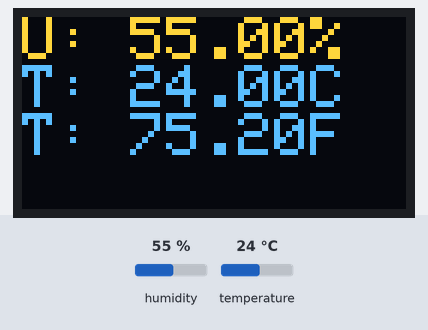
Simulated run of this sketch. Board: Arduino Mega 2560, built with avr-gcc and run on an emulated ATmega2560. On the bench: 128×64 one-colour display. Inputs (shaded band) come from the test bench; at power-on: humidity 55 %, temperature 24 °C. The OLED is the two-colour kind (top 16 rows yellow); what the sketch prints to the serial monitor is not drawn.

Above: at 5.9 s.
6.0 s: humidity set to 22 %
At 11.5 s:
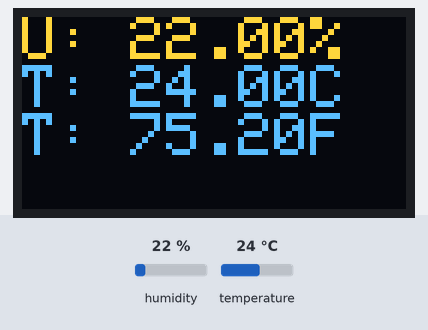
12.1 s: temperature set to 12 °C
At 16.0 s:
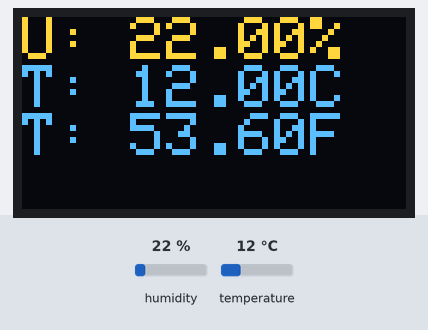
18.2 s: humidity set to 40 %
At 21.8 s:
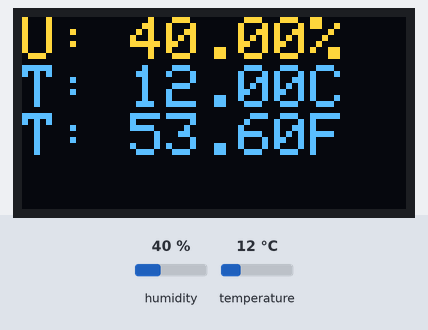
24.3 s: temperature set to 19 °C
At 26.3 s:
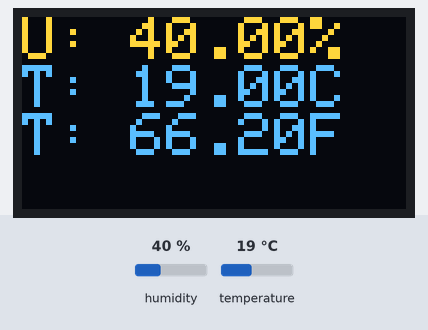
Timing chart, 0 to 27.8 s (numbered marks = the images above; inputs shaded):
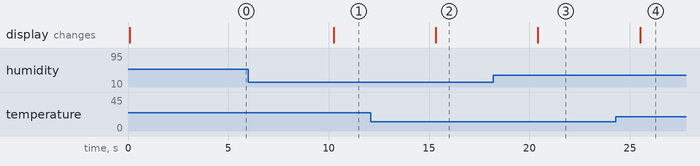

The sketch:

dht22_display_oled.ino
```cpp
#include <Wire.h>
#include <Adafruit_GFX.h>
#include <Adafruit_SSD1306.h>
#include <DHT.h>

#define DHT11_PIN  23 // pin GPIO23 dell'ESP collegato al pin DATDA del DHT11

DHT dht11(DHT11_PIN, DHT11);

#define OLED_ADDR   0x3C
Adafruit_SSD1306 display(128, 64, &Wire, -1);

void setup() {
  Serial.begin(9600);
  dht11.begin(); // inizializza il sensore DHT11
}

void loop() {
  // lettura valore umidità
  float umidita  = dht11.readHumidity();
  // lettura valore temperatura in gradi Celsius
  float temperaturaC = dht11.readTemperature();
  // lettura valore temperatura in gradi Fahrenheit
  float temperaturaF = dht11.readTemperature(true);

  // controllo che la lettura dei valori sia andata a buon fine
  if ( isnan(temperaturaC) || isnan(temperaturaF) || isnan(umidita)) {
    Serial.println("Sensore DHT11 non trovato!");
  } else {
    display.begin(SSD1306_SWITCHCAPVCC, OLED_ADDR);
    display.clearDisplay();
    display.setTextColor(WHITE);
    display.setTextSize(2);
    display.setCursor(0, 0);

    display.print("U: ");
    display.print(umidita);
    display.println("%");
    display.print("T: ");
    display.print(temperaturaC);
    display.println("C");
    display.print("T: ");
    display.print(temperaturaF);
    display.print("F");
    display.display();

    Serial.print("UMIDITA': ");
    Serial.print(umidita);
    Serial.print("%");

    Serial.print(" | ");

    Serial.print("TEMPERATURA: ");
    Serial.print(temperaturaC);
    Serial.print("°C  ~  ");
    Serial.print(temperaturaF);
    Serial.println("°F");
  }

  // pausa di 5 secondi prima di una rilettura
  delay(5000);
}
```

Measured:
- after the input at 6.0 s, the display: changes after 4.3 s (image 1)
- after the input at 12.1 s, the display: changes after 3.2 s (image 2)
- after the input at 18.2 s, the display: changes after 2.2 s (image 3)
- after the input at 24.3 s, the display: changes after 1.2 s (image 4)
